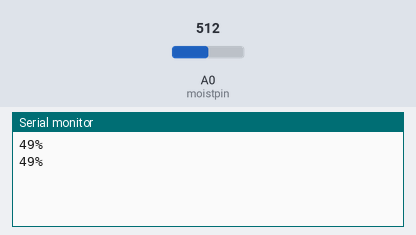
Simulated run of this sketch. Board: Arduino Uno, built with avr-gcc and run on an emulated ATmega328P. Parts: the last lines printed to the serial monitor. The test bench sets the inputs (shaded band); at power-on: A0 (moistpin) = 512.

Above: at 1.8 s.
1.9 s: A0 (moistpin) set to 716
At 2.8 s:
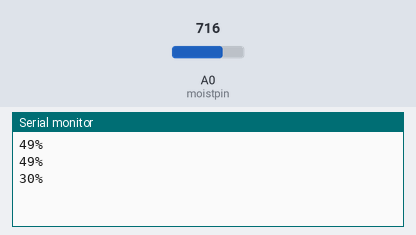
3.4 s: A0 (moistpin) set to 900
At 4.4 s:
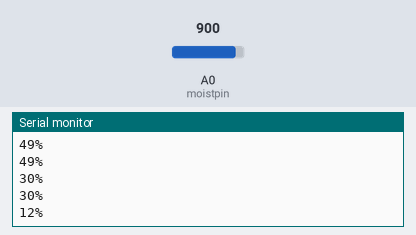
Timing chart, 0 to 6.4 s (numbered marks = the images above; inputs shaded):
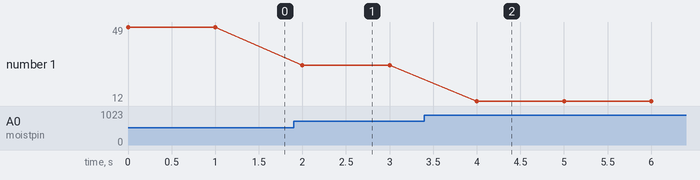

The sketch:

moist_sensor.ino
```cpp
const int moistpin=A0;
void setup() {
  // put your setup code here, to run once:
pinMode(moistpin,INPUT);
Serial.begin(9600);
}

void loop() {
  // put your main code here, to run repeatedly:
 long int per=analogRead(moistpin);
 per=map(per,1023,0,0,100) ;
 Serial.print(per);
 Serial.println("%");
 delay(1000);
}
```

Measured:
- after the input at 1.9 s, the serial monitor: prints a new line after 0.10 s (image 1)
- after the input at 3.4 s, the serial monitor: prints a new line after 0.60 s (image 2)
- plotted number 1: 49 → 30 after the input at 1.9 s, 30 → 12 after the input at 3.4 s
